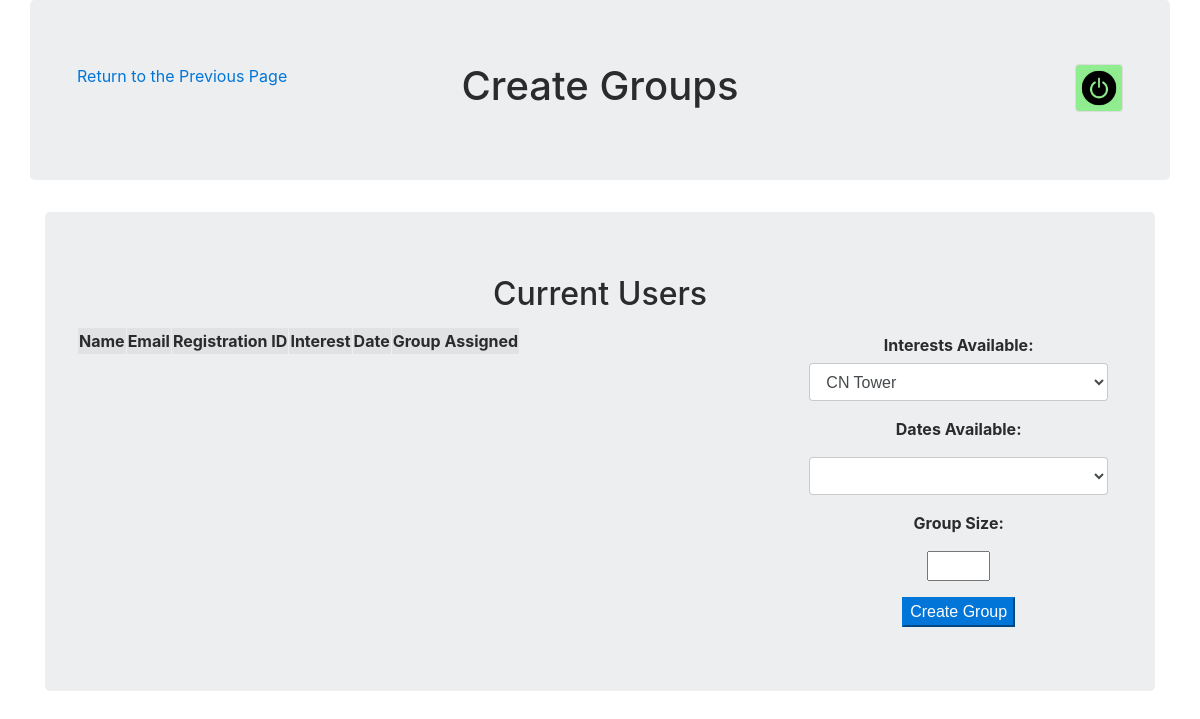
The app's page /create_groups.php (signed in), older data.
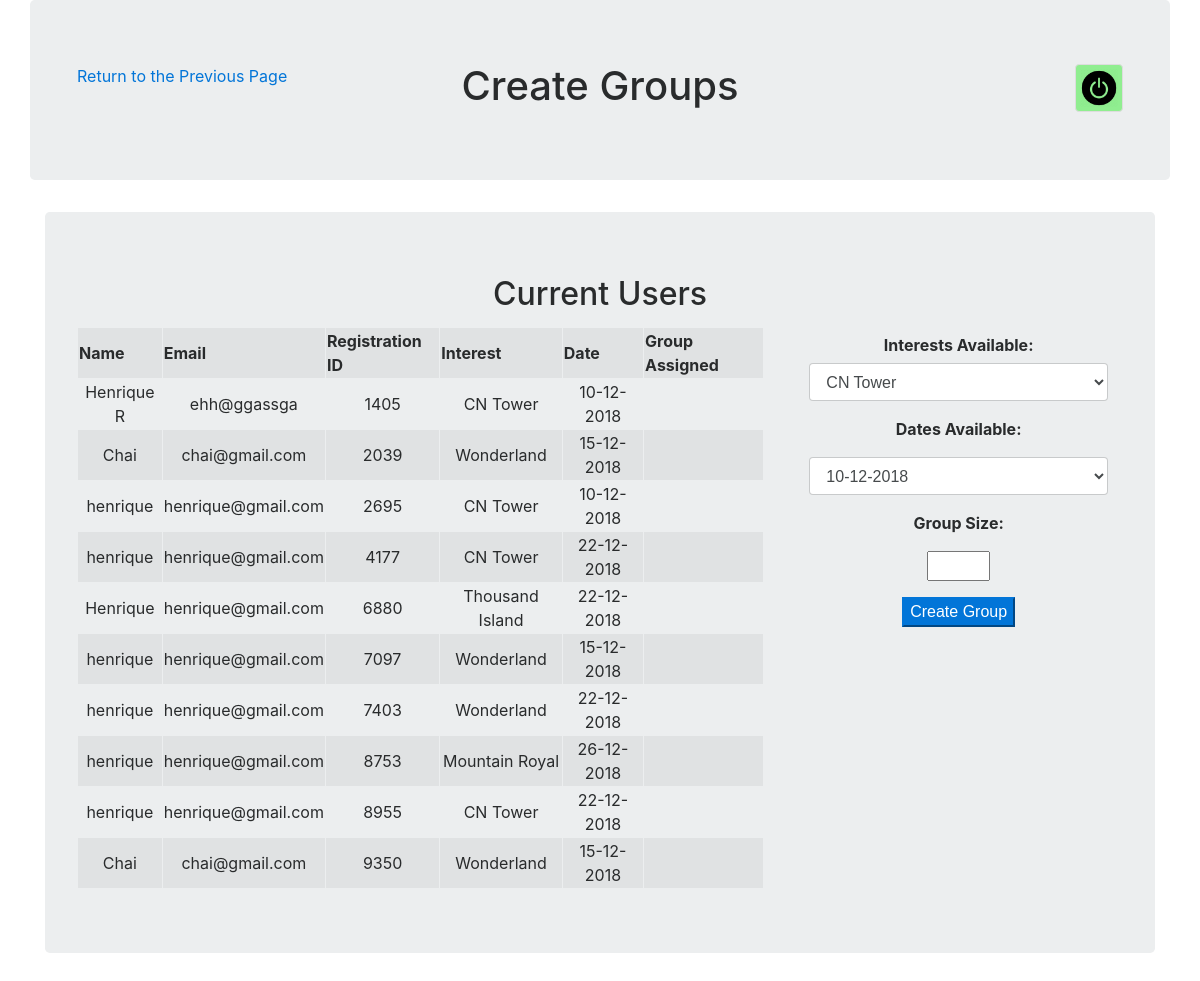
The same page, newer data.
### tables this page shows
CREATE TABLE `useraccount` (
  `email` varchar(50) NOT NULL,
  `registrationID` varchar(50) NOT NULL,
  `name` varchar(10) NOT NULL,
  `address` varchar(50) NOT NULL,
  `phone` varchar(15) NOT NULL,
  `interestID` varchar(20) NOT NULL,
  `groupID` varchar(10) NOT NULL,
  `dateID` varchar(10) NOT NULL
);

CREATE TABLE `interest` (
  `interestID` varchar(10) NOT NULL,
  `description` varchar(20) NOT NULL
);

CREATE TABLE `date` (
  `dateID` varchar(10) NOT NULL,
  `date` varchar(10) NOT NULL
);

### create_groups.php (the view, shortened to what this page needs)
<?php
function showCurrentUsers()
{
$dbHost = "localhost";
$dbUsername = "root";
$dbPassword = "";
$dbName = "xyztravelagency";
$con = mysqli_connect($dbHost, $dbUsername, $dbPassword, $dbName)
or die("Failed to connect.");
$query = "Select * from useraccount";
$resultAccounts = mysqli_query($con, $query) or die ("query is failed. " . mysqli_error($con));
echo "<table class='table-striped table-bordered text-center table-hover'>";
    echo "<tr>
        <th>Name</th>
        <th>Email</th>
        <th>Registration ID</th>
        <th>Interest</th>
        <th>Date</th>
        <th>Group Assigned</th>
    </tr>";
    while (($row = mysqli_fetch_assoc($resultAccounts)) == true) {
        $query = "SELECT date FROM date WHERE dateID = '$row[dateID]'";
        $resultDate = mysqli_query($con,$query) or die ("query is failed. " . mysqli_error($con));
        $rowDate = mysqli_fetch_assoc($resultDate);
        $query = "SELECT description FROM interest WHERE interestID = '$row[interestID]'";
        $resultInterest = mysqli_query($con,$query) or die ("query is failed. " . mysqli_error($con));
        $rowInterest = mysqli_fetch_assoc($resultInterest);
    echo "<tr>
        <td>$row[name]</td>
        <td>$row[email]</td>
        <td>$row[registrationID]</td>
        <td>$rowInterest[description]</td>
        <td>$rowDate[date]</td>
        <td>$row[groupID]</td>
    </tr>";
    }
    echo "</table>";
}
function getInterests()
{
    $dbHost = "localhost";
    $dbUsername = "root";
    $dbPassword = "";
    $dbName = "xyztravelagency";
    $con = mysqli_connect($dbHost, $dbUsername, $dbPassword, $dbName)
    or die("Failed to connect.");
    $query = "SELECT * FROM interest";
    $result = mysqli_query($con, $query);
    if ($result) {
        while ($row = mysqli_fetch_assoc($result)) {
            echo "<option value='$row[interestID]'>$row[description]</option>";
        }
    }
}
function getDates()
{
    $dbHost = "localhost";
    $dbUsername = "root";
    $dbPassword = "";
    $dbName = "xyztravelagency";
    $con = mysqli_connect($dbHost, $dbUsername, $dbPassword, $dbName)
    or die("Failed to connect.");
    $query = "SELECT * FROM date";
    $result = mysqli_query($con, $query);
    if ($result) {
        while ($row = mysqli_fetch_assoc($result)) {
            echo "<option value='$row[dateID]'>$row[date]</option>";
        }
    }
}
?>
<!DOCTYPE html>
<html lang="en">
<head>
    <link rel="stylesheet" class="card-link" href="css/bootstrap.css">
    <link rel="stylesheet" type="text/css" href="css/style.css">
</head>
<body>
<?php
if (isset($_SESSION['admin'])) {
    echo '
<div class="container">
    <div class="jumbotron bg-secondary row">
        <div class="col text-left">
            <a href="admin_account_main.php">Return to the Previous Page</p></a>
        </div>
        <div class="col text-center">
            <h1>Create Groups</h1>
        </div>
        <div class="col text-right">
            <a href="logout.php"><img class="img-thumbnail img-fluid" src="img/logout.png" style="background-color: lightgreen; height: 6vh"></a>
        </div>
    </div>
    <div class="jumbotron bg-secondary text-center">
           <div class="mb-3">
                <h2 class="text-center">Current Users</h2>
           </div>
        <div class="row justify-content-center">
            <div class="col-8">';
            showCurrentUsers();
        echo '
            </div>
            <form method="post" class="col-4">
                <div >
                    <div class="form-group col">
                        <label class="col-form-label"><b>Interests Available:</b></label>
                        <select class="form-control" name="interestID">';
                            getInterests();
                        echo '</select>
                    </div>
                    <div class="form-group col">
                        <label class="form-group col"><b>Dates Available:</b></label>
                        <select class="form-control" name="dateID">';
                            getDates();
                    echo '</select>
                    </div>
                    <div class="form-group col">
                        <label class="form-group col" for="groupSize"><b>Group Size:</b></label>
                        <input type="number" name="groupSize" id="groupSize" min="1" max="99">
                    </div>
                    <div>
                        <button class="btn-primary" type="submit" value="submit" name="submit">Create Group</button>
                    </div>
                </div>
            </form>
        </div>
    </div>';
echo '</div>
    ';
} else {
    header("location:index.php");
}
 ?>

Row changes from the older to the newer data that the page shows:
added useraccount: name "Henrique R", email "ehh@ggassga", registrationID "1405", interestID.description "CN Tower", dateID.date "10-12-2018"
added useraccount: name "Chai", email "chai@gmail.com", registrationID "2039", interestID.description "Wonderland", dateID.date "15-12-2018"
added useraccount: name "henrique", email "henrique@gmail.com", registrationID "2695", interestID.description "CN Tower", dateID.date "10-12-2018"
added useraccount: name "henrique", email "henrique@gmail.com", registrationID "4177", interestID.description "CN Tower", dateID.date "22-12-2018"
added useraccount: name "Henrique", email "henrique@gmail.com", registrationID "6880", interestID.description "Thousand Island", dateID.date "22-12-2018"
added useraccount: name "henrique", email "henrique@gmail.com", registrationID "7097", interestID.description "Wonderland", dateID.date "15-12-2018"
added useraccount: name "henrique", email "henrique@gmail.com", registrationID "7403", interestID.description "Wonderland", dateID.date "22-12-2018"
added useraccount: name "henrique", email "henrique@gmail.com", registrationID "8753", interestID.description "Mountain Royal", dateID.date "26-12-2018"
added useraccount: name "henrique", email "henrique@gmail.com", registrationID "8955", interestID.description "CN Tower", dateID.date "22-12-2018"
added useraccount: name "Chai", email "chai@gmail.com", registrationID "9350", interestID.description "Wonderland", dateID.date "15-12-2018"
Text that changed along with them:
form field dateID: (not shown) → "10-12-2018"
